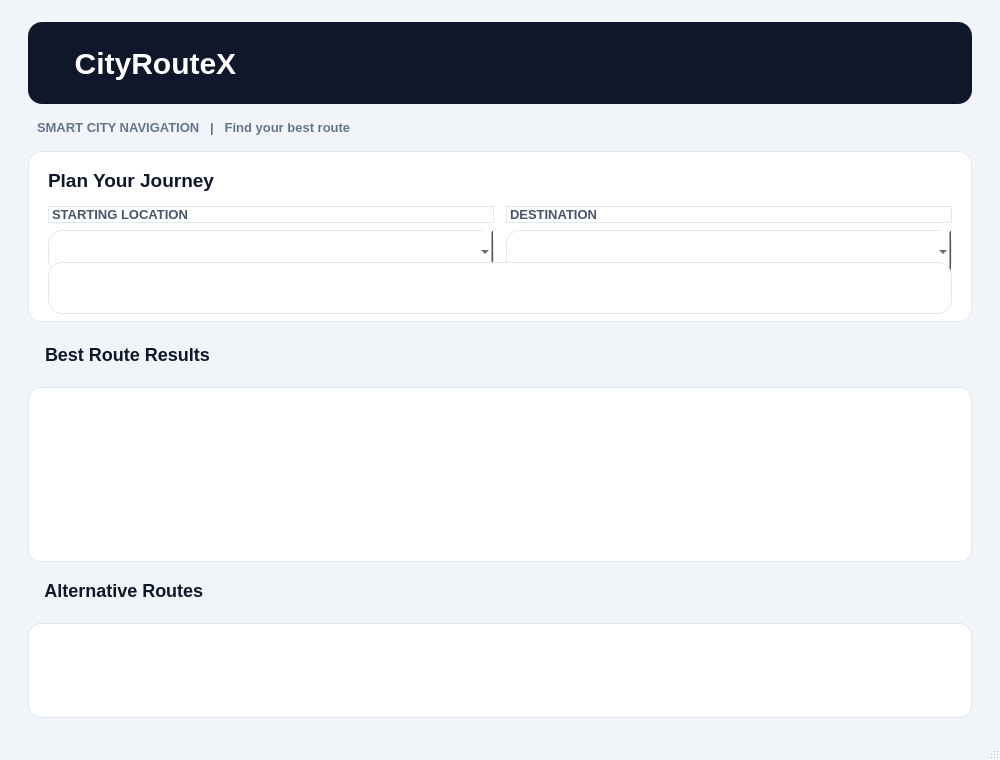
<?xml version="1.0" encoding="UTF-8"?>
<ui version="4.0">
 <class>MainWindow</class>
 <widget class="QMainWindow" name="MainWindow">
  <property name="geometry">
   <rect>
    <x>0</x>
    <y>0</y>
    <width>1000</width>
    <height>760</height>
   </rect>
  </property>
  <property name="minimumSize">
   <size>
    <width>850</width>
    <height>650</height>
   </size>
  </property>
  <property name="windowTitle">
   <string>CityRouteX | Smart City Navigation</string>
  </property>
  <property name="styleSheet">
   <string notr="true">QMainWindow { background-color: #F1F5F9; } QWidget#centralwidget { background-color: #F1F5F9; } QLabel { color: #334155; font-size: 14px; } QLabel#label { background-color: #0F172A; color: white; font-size: 30px; font-weight: bold; padding: 22px; border-radius: 14px; } QLabel#resultsLabel, QLabel#alternativesLabel { color: #0F172A; font-size: 18px; font-weight: bold; padding: 8px 2px; } QLabel#sourceLabel, QLabel#destinationLabel { color: #475569; font-size: 13px; font-weight: bold; } QComboBox { background-color: white; color: #0F172A; border: 1px solid #CBD5E1; border-radius: 9px; padding: 10px; min-height: 22px; font-size: 14px; } QComboBox:hover { border: 1px solid #2563EB; } QComboBox:focus { border: 2px solid #2563EB; } QComboBox QAbstractItemView { background-color: white; color: #0F172A; selection-background-color: #DBEAFE; selection-color: #1D4ED8; padding: 5px; } QPushButton { background-color: #2563EB; color: white; border: none; border-radius: 10px; padding: 14px; min-height: 22px; font-size: 16px; font-weight: bold; } QPushButton:hover { background-color: #1D4ED8; } QPushButton:pressed { background-color: #1E40AF; } QListWidget { background-color: white; alternate-background-color: #F8FAFC; border: 1px solid #DCE5F0; border-radius: 12px; padding: 12px; color: #1E293B; font-size: 14px; outline: none; } QListWidget::item { padding: 8px; border-radius: 6px; } QListWidget::item:selected { background-color: #DBEAFE; color: #1D4ED8; }</string>
  </property>
  <widget class="QWidget" name="centralwidget">
   <layout class="QVBoxLayout" name="verticalLayout">
    <property name="spacing">
     <number>14</number>
    </property>
    <property name="leftMargin">
     <number>28</number>
    </property>
    <property name="topMargin">
     <number>22</number>
    </property>
    <property name="rightMargin">
     <number>28</number>
    </property>
    <property name="bottomMargin">
     <number>20</number>
    </property>
    <item>
     <widget class="QLabel" name="label">
      <property name="text">
       <string>  CityRouteX</string>
      </property>
      <property name="minimumSize">
       <size>
        <width>0</width>
        <height>82</height>
       </size>
      </property>
     </widget>
    </item>
    <item>
     <widget class="QLabel" name="subtitleLabel">
      <property name="text">
       <string>SMART CITY NAVIGATION   |   Find your best route</string>
      </property>
      <property name="styleSheet">
       <string notr="true">color: #64748B; font-size: 13px; font-weight: bold; padding: 2px 6px;</string>
      </property>
     </widget>
    </item>
    <item>
     <widget class="QWidget" name="inputPanel" native="true">
      <property name="styleSheet">
       <string notr="true">background-color: #FFFFFF; border: 1px solid #E2E8F0; border-radius: 14px;</string>
      </property>
      <layout class="QVBoxLayout" name="panelLayout">
       <property name="spacing">
        <number>14</number>
       </property>
       <property name="leftMargin">
        <number>20</number>
       </property>
       <property name="topMargin">
        <number>18</number>
       </property>
       <property name="rightMargin">
        <number>20</number>
       </property>
       <property name="bottomMargin">
        <number>18</number>
       </property>
       <item>
        <widget class="QLabel" name="chooseRouteLabel">
         <property name="text">
          <string>Plan Your Journey</string>
         </property>
         <property name="styleSheet">
          <string notr="true">color: #0F172A; font-size: 19px; font-weight: bold; border: none; background: transparent;</string>
         </property>
        </widget>
       </item>
       <item>
        <layout class="QHBoxLayout" name="inputLayout">
         <property name="spacing">
          <number>12</number>
         </property>
         <item>
          <layout class="QVBoxLayout" name="sourceLayout">
           <property name="spacing">
            <number>7</number>
           </property>
           <item>
            <widget class="QLabel" name="sourceLabel">
             <property name="text">
              <string>STARTING LOCATION</string>
             </property>
            </widget>
           </item>
           <item>
            <widget class="QComboBox" name="sourceComboBox">
             <property name="minimumSize">
              <size>
               <width>180</width>
               <height>44</height>
              </size>
             </property>
             <property name="sizePolicy">
              <sizepolicy hsizetype="Expanding" vsizetype="Fixed">
               <horstretch>1</horstretch>
               <verstretch>0</verstretch>
              </sizepolicy>
             </property>
            </widget>
           </item>
          </layout>
         </item>
         <item>
          <layout class="QVBoxLayout" name="destinationLayout">
           <property name="spacing">
            <number>7</number>
           </property>
           <item>
            <widget class="QLabel" name="destinationLabel">
             <property name="text">
              <string>DESTINATION</string>
             </property>
            </widget>
           </item>
           <item>
            <widget class="QComboBox" name="destinationComboBox">
             <property name="minimumSize">
              <size>
               <width>180</width>
               <height>44</height>
              </size>
             </property>
             <property name="sizePolicy">
              <sizepolicy hsizetype="Expanding" vsizetype="Fixed">
               <horstretch>1</horstretch>
               <verstretch>0</verstretch>
              </sizepolicy>
             </property>
            </widget>
           </item>
          </layout>
         </item>
        </layout>
       </item>
       <item>
        <widget class="QPushButton" name="pushButton">
         <property name="minimumSize">
          <size>
           <width>0</width>
           <height>50</height>
          </size>
         </property>
         <property name="cursor">
          <cursorShape>PointingHandCursor</cursorShape>
         </property>
         <property name="text">
          <string>Find Best Route   →</string>
         </property>
        </widget>
       </item>
      </layout>
     </widget>
    </item>
    <item>
     <widget class="QLabel" name="resultsLabel">
      <property name="text">
       <string>  Best Route Results</string>
      </property>
     </widget>
    </item>
    <item>
     <widget class="QListWidget" name="listWidget">
      <property name="minimumSize">
       <size>
        <width>0</width>
        <height>175</height>
       </size>
      </property>
      <property name="alternatingRowColors">
       <bool>true</bool>
      </property>
     </widget>
    </item>
    <item>
     <widget class="QLabel" name="alternativesLabel">
      <property name="text">
       <string>  Alternative Routes</string>
      </property>
     </widget>
    </item>
    <item>
     <widget class="QListWidget" name="listWidget_2">
      <property name="minimumSize">
       <size>
        <width>0</width>
        <height>95</height>
       </size>
      </property>
      <property name="alternatingRowColors">
       <bool>true</bool>
      </property>
     </widget>
    </item>
    <item>
     <spacer name="bottomSpacer">
      <property name="orientation">
       <enum>Qt::Vertical</enum>
      </property>
      <property name="sizeHint" stdset="0">
       <size>
        <width>20</width>
        <height>5</height>
       </size>
      </property>
     </spacer>
    </item>
   </layout>
  </widget>
  <widget class="QMenuBar" name="menubar">
   <property name="geometry">
    <rect>
     <x>0</x>
     <y>0</y>
     <width>1000</width>
     <height>22</height>
    </rect>
   </property>
  </widget>
  <widget class="QStatusBar" name="statusbar"/>
 </widget>
 <resources/>
 <connections/>
</ui>
